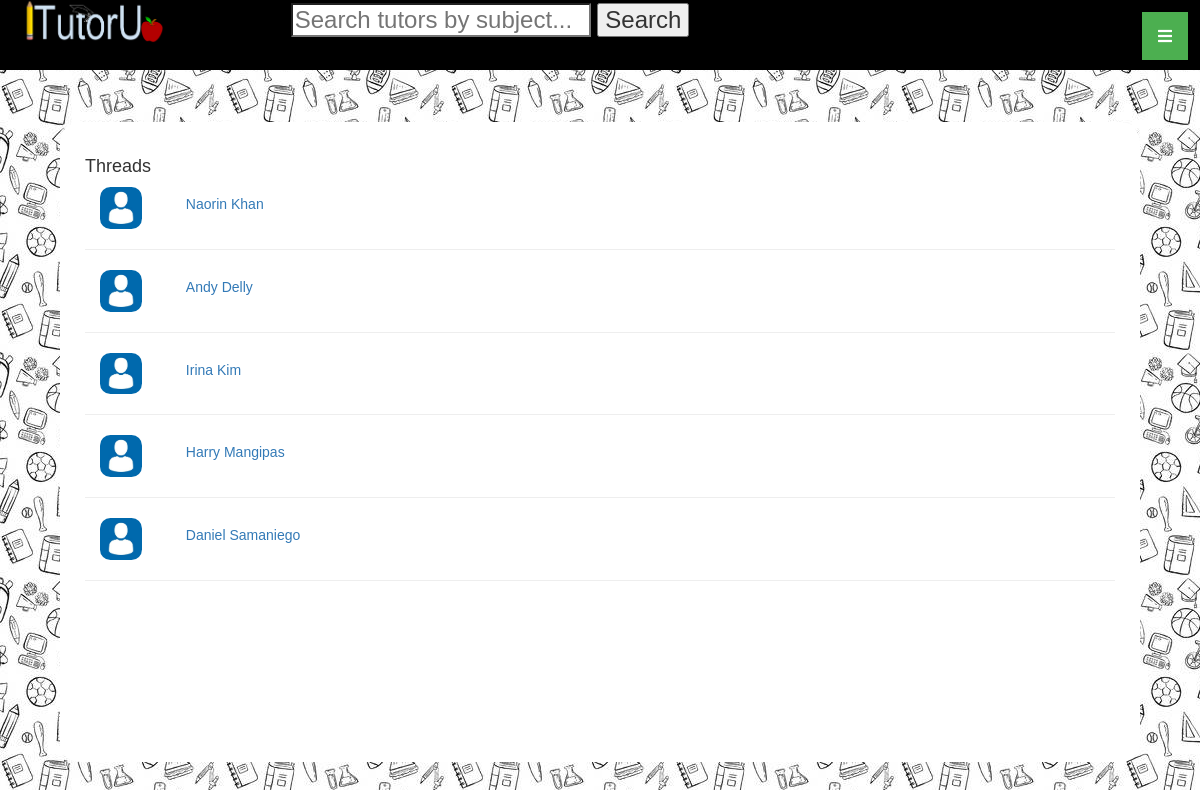
Page /Thread/index (signed in) on the committed database.
### tables this page shows
CREATE TABLE `profile` (
  `userId` int(11) NOT NULL,
  `firstName` varchar(30) NOT NULL,
  `lastName` varchar(30) NOT NULL,
  `profileImagePath` varchar(1024) DEFAULT 'profile_default.jpg',
  `schoolId` int(11) NOT NULL,
  `programId` int(11) NOT NULL
);

### app/controllers/ThreadController.php (called while the page is built, shortened)
<?php
class ThreadController extends Controller{
	public function index() {
		$thread = $this->model('Thread');
		$threads = $thread->getUserThreads($_SESSION['userId']);
		$this->view('Thread/index', ['threads'=>$threads]);
	}
}
?>

### app/core/App.php (called while the page is built, shortened)
<?php
class App {
	protected $method = 'index';
	public function __construct() {
		$url = $this->parseUrl();
		if(file_exists('app/controllers/' . $url[0] . 'Controller.php')){
			unset($url[0]);
		}
		$this->controller = new $this->controller();
		if(isset($url[1])) {
			if(method_exists($this->controller, $url[1]) ){
				$this->method = $url[1];
			}
			unset($url[1]);
		}
		$this->params = $url ? array_values($url):[];
		call_user_func_array([$this->controller, $this->method], $this->params);
	}
	public function parseUrl() {
		if(isset($_GET['url'])){
			return $url = explode('/', filter_var(rtrim($_GET['url'], '/')), FILTER_SANITIZE_URL);
		}
	}
}
?>

### index.php (called while the page is built, shortened)
<?php
	$app = new App();
?>

### app/models/Thread.php (called while the page is built, shortened)
<?php
class Thread extends Model {
	public function getUserThreads($userId){
		$sql = "SELECT * FROM profile p, thread t
				WHERE (p.userId = t.firstUserId OR p.userId = t.secondUserId)
				AND (t.firstUserId = :userId OR t.secondUserId = :userId)
				AND p.userid != :userId;";
		$stmt = self::$_connection->prepare($sql);
		$stmt->execute(['userId'=>$userId]);
		$stmt->setFetchMode(PDO::FETCH_CLASS, "Thread");
		return $stmt->fetchAll();
	}
}
?>

### app/core/Model.php (called while the page is built, shortened)
<?php
class Model extends ModelCaller
{
	public function __construct() {
		$server = 'localhost';
		$DBName = 'itutorudb';
		$user = 'root';
		$pass = '';
	}
}
?>

### app/core/ModelCaller.php (called while the page is built, shortened)
<?php
class ModelCaller {
	public static function model($model) {
		if(file_exists('app/models/' . $model . '.php')) {
			return new $model();
		}
		else return null;
	}
}
?>

### app/views/Thread/index.php (the view, shortened to what this page needs)
<html>
	<head>
		<link rel="stylesheet" href="https://maxcdn.bootstrapcdn.com/bootstrap/3.3.7/css/bootstrap.min.css">
		<link rel="stylesheet" href="../../../css/default_styles.css" type="text/css" />
		<link rel="stylesheet" href="https://use.fontawesome.com/releases/v5.5.0/css/all.css">
	</head>
	<body>
		<?php include_once('app/views/Default/header.php') ?>
			<div class="content_block">
				<div>
					<h4>Threads</h4>
					<div class="">
						<?php
							$threads = $data['threads'];
							foreach($threads as $thread){
								print("
									<a class='row' href='/Thread/detail/$thread->threadId'>
										<div class='col-md-1'>
											<img src='/images/$thread->profileImagePath' width='75%' style='border-radius: 25%'/>
										</div>
										<div class='col-md-2'>
										  <h5 class='card-header'>$thread->firstName $thread->lastName</h5>
										  <div class='card-body'>
										    <p class='card-text'></p>
										  </div>
										</div>
									</a><hr/>");
								}
						?>
					</div>
				</div>
			</div>
	</body>
</html>

### css/default_styles.css (style rules this page uses)
body { padding: 0px; margin: 0px; position: relative; background-image: url("../images/default.jpg"); font-family: 'Arial', sans-serif; }
.content_block { overflow: auto; position: relative; padding: 25px; background-color: white; border-radius: 20px; width: 90%; margin: 5%; top: -1%; min-height: 80%; }

### rows in the picture
profile: profileImagePath (placeholder picture), firstName "Naorin", lastName "Khan"
profile: profileImagePath (placeholder picture), firstName "Andy", lastName "Delly"
profile: profileImagePath (placeholder picture), firstName "Irina", lastName "Kim"
profile: profileImagePath (placeholder picture), firstName "Harry", lastName "Mangipas"
profile: profileImagePath (placeholder picture), firstName "Daniel", lastName "Samaniego"
